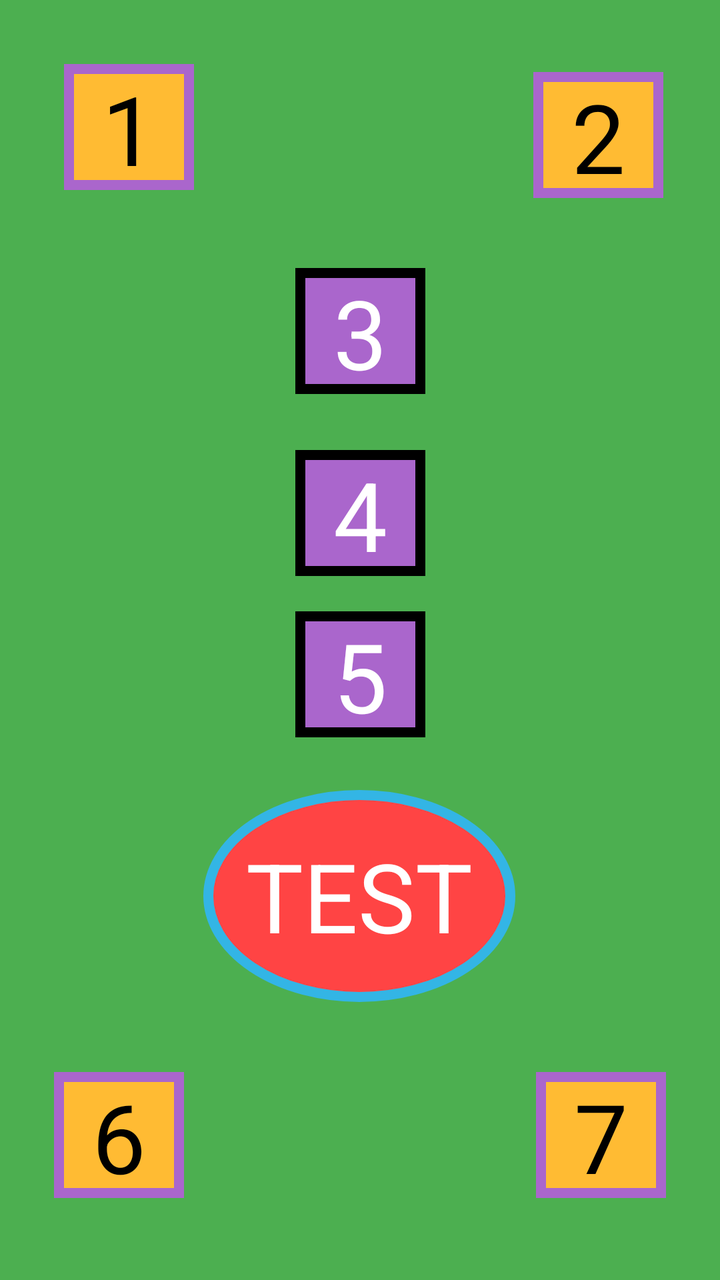
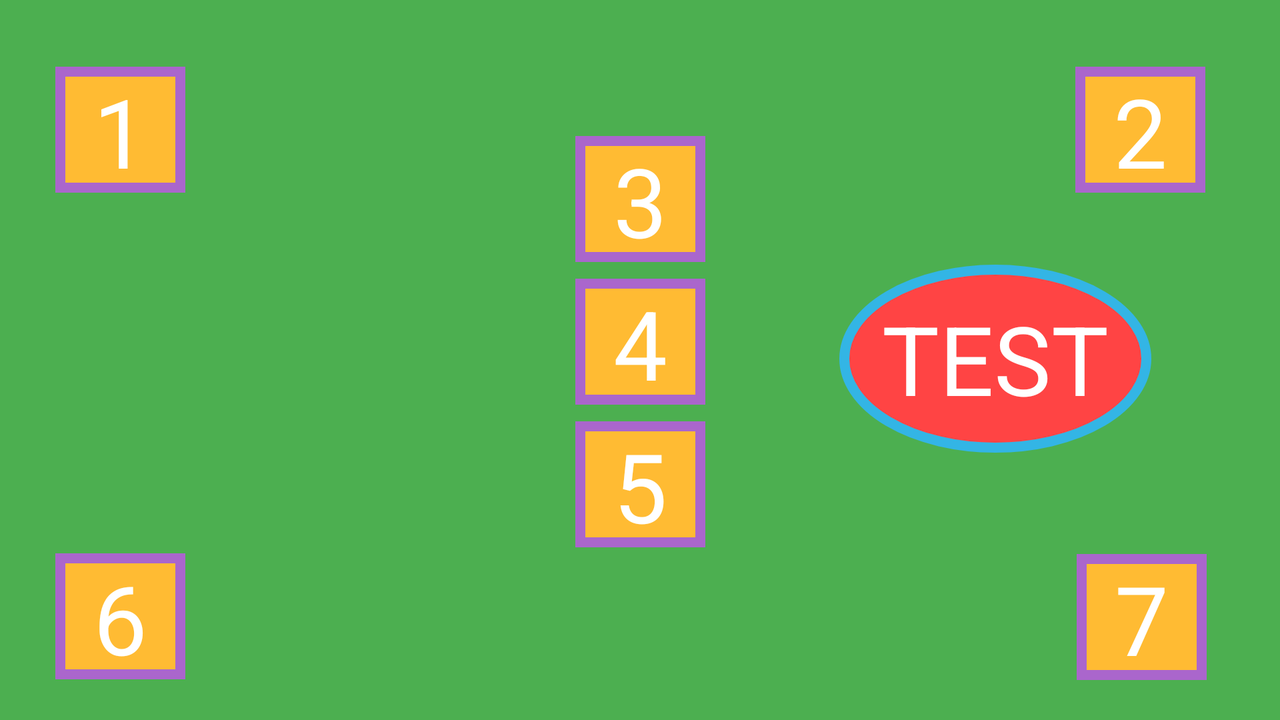

Compare how this app lays out the same screen by default and in its alternative resource folder. The renders come first, then the two layout files and the values they reference.
<!-- AndroidManifest.xml: application theme Theme.App_mensaje_aht -->
<!-- res/layout/activity_third.xml -->
<?xml version="1.0" encoding="utf-8"?>
<androidx.constraintlayout.widget.ConstraintLayout xmlns:android="http://schemas.android.com/apk/res/android"
    xmlns:app="http://schemas.android.com/apk/res-auto"
    xmlns:tools="http://schemas.android.com/tools"
    android:layout_width="match_parent"
    android:layout_height="match_parent"
    android:background="#4CAF50"
    tools:context=".ThirdActivity">

    <TextView
        android:id="@+id/textView15"
        android:layout_width="156dp"
        android:layout_height="106dp"
        android:background="@drawable/textview_border2"
        android:gravity="center"
        android:text="TEST"
        android:textAppearance="@style/TextAppearance.AppCompat.Large"
        android:textColor="#FFFFFF"
        android:textSize="48sp"
        app:layout_constraintBottom_toBottomOf="parent"
        app:layout_constraintEnd_toEndOf="parent"
        app:layout_constraintHorizontal_bias="0.498"
        app:layout_constraintStart_toStartOf="parent"
        app:layout_constraintTop_toTopOf="parent"
        app:layout_constraintVertical_bias="0.74" />

    <TextView
        android:id="@+id/textView12"
        android:layout_width="65dp"
        android:layout_height="63dp"
        android:background="@drawable/textview_border"
        android:gravity="center"
        android:text="6"
        android:textAppearance="@style/TextAppearance.AppCompat.Large"
        android:textColor="#000000"
        android:textSize="48sp"
        app:layout_constraintBottom_toBottomOf="parent"
        app:layout_constraintEnd_toEndOf="parent"
        app:layout_constraintHorizontal_bias="0.092"
        app:layout_constraintStart_toStartOf="parent"
        app:layout_constraintTop_toTopOf="parent"
        app:layout_constraintVertical_bias="0.929" />

    <TextView
        android:id="@+id/textView11"
        android:layout_width="65dp"
        android:layout_height="63dp"
        android:layout_marginStart="32dp"
        android:layout_marginTop="32dp"
        android:background="@drawable/textview_border"
        android:gravity="center"
        android:text="1"
        android:textAppearance="@style/TextAppearance.AppCompat.Large"
        android:textColor="#000000"
        android:textSize="48sp"
        app:layout_constraintBottom_toTopOf="@+id/textView12"
        app:layout_constraintEnd_toStartOf="@+id/textView"
        app:layout_constraintHorizontal_bias="0.0"
        app:layout_constraintStart_toStartOf="parent"
        app:layout_constraintTop_toTopOf="parent"
        app:layout_constraintVertical_bias="0.0" />

    <TextView
        android:id="@+id/textView9"
        android:layout_width="65dp"
        android:layout_height="63dp"
        android:background="@drawable/textview_background"
        android:gravity="center"
        android:text="5"
        android:textAppearance="@style/TextAppearance.AppCompat.Large"
        android:textColor="#FFFFFF"
        android:textSize="48sp"
        app:layout_constraintBottom_toBottomOf="parent"
        app:layout_constraintEnd_toEndOf="parent"
        app:layout_constraintStart_toStartOf="parent"
        app:layout_constraintTop_toBottomOf="@+id/textView8"
        app:layout_constraintVertical_bias="0.286" />

    <TextView
        android:id="@+id/textView8"
        android:layout_width="65dp"
        android:layout_height="63dp"
        android:background="@drawable/textview_background"
        android:gravity="center"
        android:text="3"
        android:textAppearance="@style/TextAppearance.AppCompat.Large"
        android:textColor="#FFFFFF"
        android:textSize="48sp"
        app:layout_constraintBottom_toBottomOf="parent"
        app:layout_constraintEnd_toEndOf="parent"
        app:layout_constraintStart_toStartOf="parent"
        app:layout_constraintTop_toTopOf="parent"
        app:layout_constraintVertical_bias="0.232" />

    <TextView
        android:id="@+id/textView13"
        android:layout_width="65dp"
        android:layout_height="63dp"
        android:background="@drawable/textview_border"
        android:gravity="center"
        android:text="7"
        android:textAppearance="@style/TextAppearance.AppCompat.Large"
        android:textColor="#000000"
        android:textSize="48sp"
        app:layout_constraintBottom_toBottomOf="parent"
        app:layout_constraintEnd_toEndOf="parent"
        app:layout_constraintHorizontal_bias="0.867"
        app:layout_constraintStart_toEndOf="@+id/textView12"
        app:layout_constraintTop_toTopOf="parent"
        app:layout_constraintVertical_bias="0.929" />

    <TextView
        android:id="@+id/textView10"
        android:layout_width="65dp"
        android:layout_height="63dp"
        android:layout_marginTop="28dp"
        android:background="@drawable/textview_background"
        android:gravity="center"
        android:text="4"
        android:textAppearance="@style/TextAppearance.AppCompat.Large"
        android:textColor="#FFFFFF"
        android:textSize="48sp"
        app:layout_constraintBottom_toTopOf="@+id/textView9"
        app:layout_constraintEnd_toEndOf="parent"
        app:layout_constraintStart_toStartOf="parent"
        app:layout_constraintTop_toBottomOf="@+id/textView8"
        app:layout_constraintVertical_bias="0.0" />

    <TextView
        android:id="@+id/textView"
        android:layout_width="65dp"
        android:layout_height="63dp"
        android:layout_marginTop="36dp"
        android:background="@drawable/textview_border"
        android:gravity="center"
        android:text="2"
        android:textAppearance="@style/TextAppearance.AppCompat.Large"
        android:textColor="#000000"
        android:textSize="48sp"
        app:layout_constraintBottom_toTopOf="@+id/textView13"
        app:layout_constraintEnd_toEndOf="parent"
        app:layout_constraintHorizontal_bias="0.904"
        app:layout_constraintStart_toStartOf="parent"
        app:layout_constraintTop_toTopOf="parent"
        app:layout_constraintVertical_bias="0.0" />
</androidx.constraintlayout.widget.ConstraintLayout>
<!-- resources referenced by this layout -->
<resources>
  <!-- drawable textview_background (drawable) -->
  <?xml version="1.0" encoding="utf-8"?>
  <shape xmlns:android="http://schemas.android.com/apk/res/android"
      android:shape="rectangle">
      <solid android:color="@android:color/holo_purple" />
  
      <stroke
          android:color="@android:color/black"
          android:width="5dp"/>
  
  </shape>
  <!-- drawable textview_border (drawable) -->
  <?xml version="1.0" encoding="utf-8"?>
  <shape xmlns:android="http://schemas.android.com/apk/res/android"
      android:shape="rectangle">
      <solid android:color="@android:color/holo_orange_light" />
  
  
  
      <stroke
          android:color="@android:color/holo_purple"
          android:width="5dp"/>
  
  
  </shape>
  <!-- drawable textview_border2 (drawable) -->
  <?xml version="1.0" encoding="utf-8"?>
  <shape xmlns:android="http://schemas.android.com/apk/res/android"
      android:shape="oval">
      <solid android:color="@android:color/holo_red_light" />
  
      <stroke
          android:color="@android:color/holo_blue_light"
          android:width="5dp"/>
  
  </shape>
  <style name="Theme.App_mensaje_aht" parent="Theme.MaterialComponents.DayNight.DarkActionBar">
          
          <item name="colorPrimary">@color/purple_500</item>
          <item name="colorPrimaryVariant">@color/purple_700</item>
          <item name="colorOnPrimary">@color/white</item>
          
          <item name="colorSecondary">@color/teal_200</item>
          <item name="colorSecondaryVariant">@color/teal_700</item>
          <item name="colorOnSecondary">@color/black</item>
          
          <item name="android:statusBarColor" tools:targetApi="l">?attr/colorPrimaryVariant</item>
          
      </style>
  <color name="purple_500">#FF6200EE</color>
  <color name="purple_700">#FF3700B3</color>
  <color name="white">#FFFFFFFF</color>
  <color name="teal_200">#FF03DAC5</color>
  <color name="teal_700">#FF018786</color>
  <color name="black">#FF000000</color>
</resources>
<!-- res/layout-land/activity_third.xml (the repository's variant of the layout above) -->
<!-- drawn on the phone turned sideways -->
<?xml version="1.0" encoding="utf-8"?>
<androidx.constraintlayout.widget.ConstraintLayout xmlns:android="http://schemas.android.com/apk/res/android"
    xmlns:app="http://schemas.android.com/apk/res-auto"
    xmlns:tools="http://schemas.android.com/tools"
    android:layout_width="match_parent"
    android:layout_height="match_parent"
    android:background="#4CAF50"
    tools:context=".ThirdActivity">

    <TextView
        android:id="@+id/textView2"
        android:layout_width="156dp"
        android:layout_height="94dp"
        android:background="@drawable/textview_border2"
        android:gravity="center"
        android:text="TEST"
        android:textAppearance="@style/TextAppearance.AppCompat.Large"
        android:textColor="#FFFFFF"
        android:textSize="48sp"
        app:layout_constraintBottom_toBottomOf="parent"
        app:layout_constraintEnd_toEndOf="parent"
        app:layout_constraintHorizontal_bias="0.867"
        app:layout_constraintStart_toStartOf="parent"
        app:layout_constraintTop_toTopOf="parent"
        app:layout_constraintVertical_bias="0.498" />

    <TextView
        android:id="@+id/textView12"
        android:layout_width="65dp"
        android:layout_height="63dp"
        android:background="@drawable/textview_border"
        android:gravity="center"
        android:text="6"
        android:textAppearance="@style/TextAppearance.AppCompat.Large"
        android:textColor="#FFFFFF"
        android:textSize="48sp"
        app:layout_constraintBottom_toBottomOf="parent"
        app:layout_constraintEnd_toEndOf="parent"
        app:layout_constraintHorizontal_bias="0.048"
        app:layout_constraintStart_toStartOf="parent"
        app:layout_constraintTop_toTopOf="parent"
        app:layout_constraintVertical_bias="0.931" />

    <TextView
        android:id="@+id/textView11"
        android:layout_width="65dp"
        android:layout_height="63dp"
        android:layout_marginTop="32dp"
        android:background="@drawable/textview_border"
        android:gravity="center"
        android:text="1"
        android:textAppearance="@style/TextAppearance.AppCompat.Large"
        android:textColor="#FFFFFF"
        android:textSize="48sp"
        app:layout_constraintBottom_toTopOf="@+id/textView12"
        app:layout_constraintEnd_toEndOf="parent"
        app:layout_constraintHorizontal_bias="0.048"
        app:layout_constraintStart_toStartOf="parent"
        app:layout_constraintTop_toTopOf="parent"
        app:layout_constraintVertical_bias="0.008" />

    <TextView
        android:id="@+id/textView9"
        android:layout_width="65dp"
        android:layout_height="63dp"
        android:background="@drawable/textview_border"
        android:gravity="center"
        android:text="5"
        android:textAppearance="@style/TextAppearance.AppCompat.Large"
        android:textColor="#FFFFFF"
        android:textSize="48sp"
        app:layout_constraintBottom_toBottomOf="parent"
        app:layout_constraintEnd_toEndOf="parent"
        app:layout_constraintStart_toStartOf="parent"
        app:layout_constraintTop_toTopOf="parent"
        app:layout_constraintVertical_bias="0.709" />

    <TextView
        android:id="@+id/textView8"
        android:layout_width="65dp"
        android:layout_height="63dp"
        android:background="@drawable/textview_border"
        android:gravity="center"
        android:text="3"
        android:textAppearance="@style/TextAppearance.AppCompat.Large"
        android:textColor="#FFFFFF"
        android:textSize="48sp"
        app:layout_constraintBottom_toBottomOf="parent"
        app:layout_constraintEnd_toEndOf="parent"
        app:layout_constraintStart_toStartOf="parent"
        app:layout_constraintTop_toTopOf="parent"
        app:layout_constraintVertical_bias="0.229" />

    <TextView
        android:id="@+id/textView13"
        android:layout_width="65dp"
        android:layout_height="63dp"
        android:background="@drawable/textview_border"
        android:gravity="center"
        android:text="7"
        android:textAppearance="@style/TextAppearance.AppCompat.Large"
        android:textColor="#FFFFFF"
        android:textSize="48sp"
        app:layout_constraintBottom_toBottomOf="parent"
        app:layout_constraintEnd_toEndOf="parent"
        app:layout_constraintHorizontal_bias="0.924"
        app:layout_constraintStart_toEndOf="@+id/textView12"
        app:layout_constraintTop_toTopOf="parent"
        app:layout_constraintVertical_bias="0.933" />

    <TextView
        android:id="@+id/textView10"
        android:layout_width="65dp"
        android:layout_height="63dp"
        android:background="@drawable/textview_border"
        android:gravity="center"
        android:text="4"
        android:textAppearance="@style/TextAppearance.AppCompat.Large"
        android:textColor="#FFFFFF"
        android:textSize="48sp"
        app:layout_constraintBottom_toTopOf="@+id/textView9"
        app:layout_constraintEnd_toEndOf="parent"
        app:layout_constraintStart_toStartOf="parent"
        app:layout_constraintTop_toBottomOf="@+id/textView8" />

    <TextView
        android:id="@+id/textView"
        android:layout_width="65dp"
        android:layout_height="63dp"
        android:layout_marginTop="32dp"
        android:background="@drawable/textview_border"
        android:gravity="center"
        android:text="2"
        android:textAppearance="@style/TextAppearance.AppCompat.Large"
        android:textColor="#FFFFFF"
        android:textSize="48sp"
        app:layout_constraintBottom_toTopOf="@+id/textView13"
        app:layout_constraintEnd_toEndOf="parent"
        app:layout_constraintHorizontal_bias="0.935"
        app:layout_constraintStart_toStartOf="parent"
        app:layout_constraintTop_toTopOf="parent"
        app:layout_constraintVertical_bias="0.008" />
</androidx.constraintlayout.widget.ConstraintLayout>
<!-- resources referenced by the variant -->
<!-- as the phone turned sideways resolves them -->
<resources>
  <!-- drawable textview_border (drawable) -->
  <?xml version="1.0" encoding="utf-8"?>
  <shape xmlns:android="http://schemas.android.com/apk/res/android"
      android:shape="rectangle">
      <solid android:color="@android:color/holo_orange_light" />
  
  
  
      <stroke
          android:color="@android:color/holo_purple"
          android:width="5dp"/>
  
  
  </shape>
  <!-- drawable textview_border2 (drawable) -->
  <?xml version="1.0" encoding="utf-8"?>
  <shape xmlns:android="http://schemas.android.com/apk/res/android"
      android:shape="oval">
      <solid android:color="@android:color/holo_red_light" />
  
      <stroke
          android:color="@android:color/holo_blue_light"
          android:width="5dp"/>
  
  </shape>
  <style name="Theme.App_mensaje_aht" parent="Theme.MaterialComponents.DayNight.DarkActionBar">
          
          <item name="colorPrimary">@color/purple_500</item>
          <item name="colorPrimaryVariant">@color/purple_700</item>
          <item name="colorOnPrimary">@color/white</item>
          
          <item name="colorSecondary">@color/teal_200</item>
          <item name="colorSecondaryVariant">@color/teal_700</item>
          <item name="colorOnSecondary">@color/black</item>
          
          <item name="android:statusBarColor" tools:targetApi="l">?attr/colorPrimaryVariant</item>
          
      </style>
  <color name="purple_500">#FF6200EE</color>
  <color name="purple_700">#FF3700B3</color>
  <color name="white">#FFFFFFFF</color>
  <color name="teal_200">#FF03DAC5</color>
  <color name="teal_700">#FF018786</color>
  <color name="black">#FF000000</color>
</resources>
